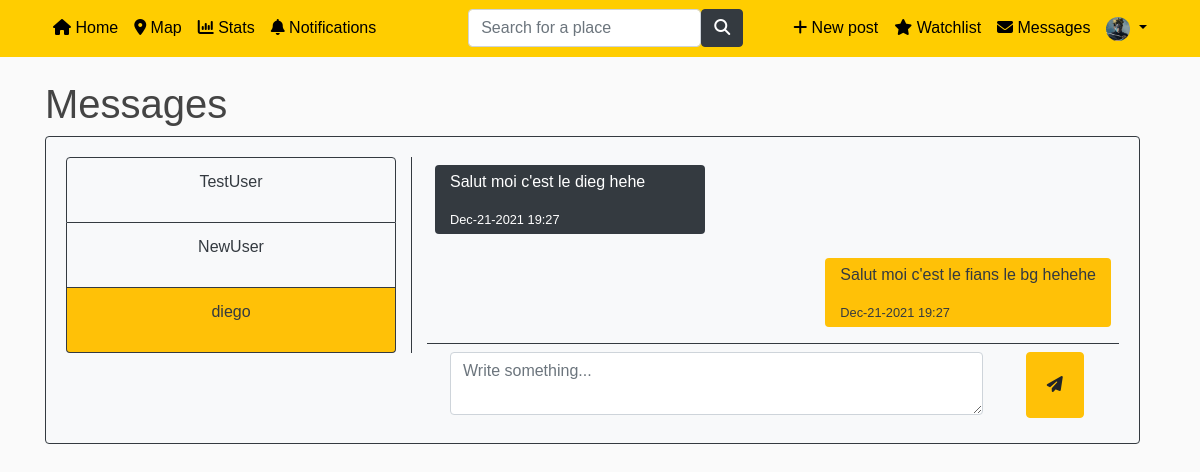
Before: /messages/?user=21 (signed in) with the older database file.
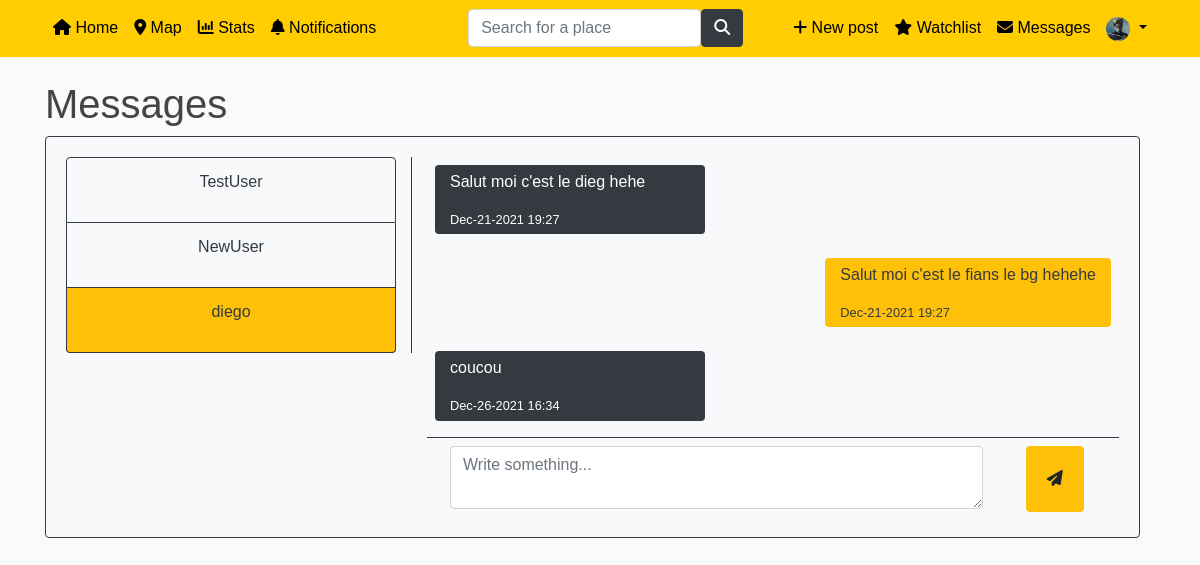
After: the same page with the newer database file.
### blog/models.py (models this page shows, shortened)
class Messages(models.Model):
    sender = models.ForeignKey(User, on_delete=models.CASCADE, related_name="+")
    receiver = models.ForeignKey(User, on_delete=models.CASCADE, related_name="+")
    message_content = models.TextField()
    message_datetime = models.DateTimeField(default=timezone.now)

### blog/views.py (the view)
# urls.py: path('messages/', views.message_home, name='user-messages'),
def message_home(request):
    if(request.user.is_authenticated): #si l'utilisateur est connecté
        users_list = User.objects.all() #je récupère tous les utilisateurs inscrits
        messages_list = {} #liste de messages
        if request.method == 'GET' and 'user' in request.GET:
            messages_list = Messages.objects.filter(Q(sender=request.user.id, receiver=request.GET['user'])
                                                    | Q(sender=request.GET['user'], receiver=request.user.id)) #pour afficher les messages reçus et envoyés
            messages_list = messages_list.order_by('message_datetime')
            message_id = int(request.GET['user'])
        else:
            message_id = 0 #aucun utilisateur sélectionné
        context = {
            'title' : 'Messages',
            'users_list': users_list,
            'messages_list': messages_list,
            'message_id': message_id
        }
        return render(request,'blog/user_messages.html',context)
    else: #si l'utilisateur n'est pas connecté --> redirect vers la page login
        return redirect('login')

### blog/templates/blog/user_messages.html (shortened to what this page needs)
{% extends "blog/base.html" %}
{% block content %}
{% load static %}
<h1>Messages</h1>
<div class="messages-container">
    <div class="card bg-light h-100 border-dark">
        <div class="card-body h-100">
            <div class="row h-100">
                <div class="col-md-4 border-right h-100 border-dark">
                    <div class="list-group" id='user-list'>
                        {% for users in users_list %}
                            {% if users.id != user.id %}
                            <a class="list-group-item {% if users.id != message_id %} bg-light {% else %} bg-warning {% endif %} text-dark border-dark" href="{% url 'user-messages' %}?user={{ users.id }}">
                                <div>
                                    <p>{{ users.username }}</p>
                                </div>
                            </a>
                            {% endif %}
                        {% endfor %}
                    </div>
                </div>
                <div class="col-md-8 h-100">
                    {% if message_id == 0 %}
                        <div class="no-user-selected">
                            <p><small class="text-muted">Please select the user you want to start a conversation with.</small></p>
                        </div>
                    {% else %}
                    <div id="messages-content-field" class="h-100">
                        <div class="messages-content">
                            {% for message in messages_list %}
                                {% if message.sender == user %}
                                    <div class="p-2 w-100 d-flex justify-content-end">
                                        <div class="message-zone  ml-2 mb-2 bg-warning text-dark rounded" data-id="{{ message.id }}">
                                            <p>{{ message.message_content }}</p>
                                            <div class="d-flex justify-content-between"><small> {{message.message_datetime|date:"M-d-Y H:i"}}</small></div>
                                        </div>
                                    </div>
                                {% else %}
                                    <div class="p-2 w-100 d-flex justify-content-start">
                                        <div class="message-zone mr-2 mb-2 bg-dark text-white rounded" data-id="{{ message.id }}">
                                            <p> {{ message.message_content }} </p>
                                            <div class=" d-flex justify-content-between"><small> {{ message.message_datetime|date:"M-d-Y H:i"}} </small></div>
                                        </div>
                                    </div>
                                {% endif %}
                            {% endfor %}
                        </div>
                        <div class="messages-to-send border-top p-2 border-dark">
                            <div class="w-100 h-100">
                                <form action="" id="message-submit" class="h-100 d-flex">
                                    <div class="col-md-10 h-100">
                                        <textarea name="message_content" id="" class="h-100 w-100 form-control" placeholder="Write something..."></textarea>
                                    </div>
                                    <button class="send-button btn btn-warning"><i class="fa fa-paper-plane"></i></button>
                                </form>
                            </div>
                        </div>
                    </div>
                    {% endif %}
                </div>
            </div>
        </div>
    </div>
</div>
{% endblock content %}

Changed rows visible on the page:
added Messages: message_content "coucou", message_datetime "Dec-26-2021 16:34"
